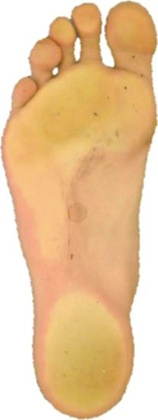
%> input picture FootPower/PK_06_11_2012_li.jpg, 158 x 420 px, shrunk from 207 x 550 before the run
$ octave Analyze_Feet.m   (GNU Octave 9; MATLAB toolbox functions it lacks are replaced by stand-ins)
%> lines starting %> are read from the running program, lines starting %| are printed output that depends on the picture; in (x1, y1, x2, y2) boxes, pixels count from 0 and x2, y2 are one past the last pixel; in counts of white or black regions, pixels touching at a corner belong together; the program's own positions count from 1
close all
clear all
clc
%% flags for plots
plot_original=true;
plot_redchannel=true;
plot_greenchannel=true;
plot_bluechannel=true;
plot_rawmask_original=true;
plot_rawmask_white=true;
plot_finemask=true;
plot_contour=true;
plot_histogram=true;
plot_red_hist=true;
plot_green_hist=true;
plot_blue_hist=true;
plot_rawpressure=true;
plot_finepressure=true;
plot_diffpressmasks=true;
plot_netpressmasks=true;
plot_netpressure=true;

find_toeline=false; % better leave this on "false", procedure not yet developed
net_classification=true;
nfig=0;

%% load image data
filename='PK_06_11_2012_li.jpg';
%filename='10-253-R.jpg';
%filename='10-258-L.jpg';

p=imread(filename);
%> p is the input picture: size 420x158x3 uint8; mean R, G, B 232.4, 195.7, 151.7
if p(1,1,1)<100  %automatic detection of background color based on first pixel
    background=0;
else
    background=1;
end
pd=cast(p,'double')/255; % convert to double
ny=size(pd,1);
%> ny = 420
nx=size(pd,2);
%> nx = 158
%% add cw pixels on each side, necessary for contour
cw=2;   %contourwidth
if background==0
    plarge=zeros(ny+2*cw, nx+2*cw,3);
else
    plarge=ones(ny+2*cw, nx+2*cw,3);
end
plarge(cw+1:ny+cw,cw+1:nx+cw,1:3)=pd(:,:,:);
pd=plarge;
ny=size(pd,1);
%> ny = 424
nx=size(pd,2);
%> nx = 162
pblack=zeros(ny,nx,3);
footmask=pblack;

%% plot image
if plot_original
    nfig=nfig+1;
    figure(nfig);
    image(pd);
    axis equal;
    title('Orginial');
end

%% plot channels
if plot_redchannel
    nfig=nfig+1;
    figure(nfig);
    plotmask=pblack;
    plotmask(:,:,1)=1;
    image(pd.*plotmask);
    axis equal
    title('Red Channel');
end
if plot_greenchannel
    nfig=nfig+1;
    figure(nfig);
    plotmask=pblack;
    plotmask(:,:,2)=1;
    image(pd.*plotmask);
    axis equal
    title('Green Channel');
end
if plot_bluechannel
    nfig=nfig+1;
    figure(nfig);
    plotmask=pblack;
    plotmask(:,:,3)=1;
    image(pd.*plotmask);
    axis equal
    title('Blue Channel');
end

%% footmask
footmask=pblack;

if background==1       % if background is white
    thresh=[0.95 0.95 0.95];
    for x=1:nx
        for y=1:ny
            if min([pd(y,x,1)-thresh(1) pd(y,x,2)-thresh(2) pd(y,x,3)-thresh(3)])<0
                footmask(y,x,:)=1;
            end
        end
    end
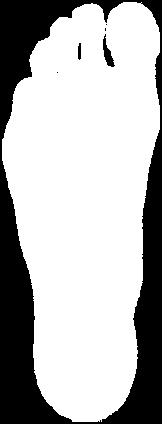
%> footmask: size 424x162x3 double; values 0 (black) and 1 (white), 71.1% white; 6 black regions (3 under 20 px), largest, box (x1, y1, x2, y2) and area: (0, 0, 162, 424) 19652, (103, 34, 115, 67) 166, (78, 43, 81, 60) 46
else                    % if background is black
    thresh=[0.05 0.05 0.05];
    for x=1:nx
        for y=1:ny
            if max([pd(y,x,1)-thresh(1) pd(y,x,2)-thresh(2) pd(y,x,3)-thresh(3)])>0
                footmask(y,x,:)=1;
            end
        end
    end
end


if plot_rawmask_white
    nfig=nfig+1;
    figure(nfig);
    image(footmask);
    axis equal
    title('Foot Mask_White');
end


%% contour

contourmask=pblack;
footmask2=footmask;
clrdist=zeros(256,3);
intclrdist=clrdist;
footpixcount=0;

offratio=0.2;   %% ratio of off-foot-pixels in neigboorhood in order to change to background
ncrit=round((1-offratio)*(2*cw+1)^2);    %% how many pixels need to be on foot;

for y=cw+1:ny-cw
    for x=cw+1:nx-cw
        if background % apply correction only to white background
            nfootpixel=sum(sum(footmask(y-cw:y+cw, x-cw:x+cw,1))); %% how many pixel in array are on foot
            if nfootpixel<=ncrit
                footmask2(y,x,1:3)=0;
            else
                footmask2(y,x,1:3)=1;
            end
        end
        % do counts to prepare histogramm
        if footmask2(y,x,1)
            footpixcount=footpixcount+1;
            clrdist(p(y-cw,x-cw,1)+1,1)=clrdist(p(y-cw,x-cw,1)+1,1)+1;
            clrdist(p(y-cw,x-cw,2)+1,2)=clrdist(p(y-cw,x-cw,2)+1,2)+1;
            clrdist(p(y-cw,x-cw,3)+1,3)=clrdist(p(y-cw,x-cw,3)+1,3)+1;
        end
    end
    contleft=find(footmask2(y,:,1),1,'first');
    contright=find(footmask2(y,:,1),1,'last');
    contourmask(y,contleft,1:3)=1;
    contourmask(y,contright,1:3)=1;
end
%> this loop made 420 passes
%> (contleft, contright) on passes 3 to 5: (123, 139), (90, 142), (84, 143)
%> contourmask: size 424x162x3 double; values 0 (black) and 1 (white), 1.2% white in thin lines or dots
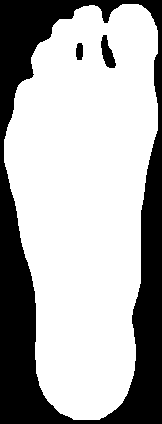
%> footmask2: size 424x162x3 double; values 0 (black) and 1 (white), 68.4% white; 3 black regions, box (x1, y1, x2, y2) and area: (0, 0, 162, 424) 21327, (101, 35, 116, 68) 278, (76, 43, 83, 60) 105
%> after the loop, clrdist = 256 rows, first 12: [0 0 0; 0 0 0; 0 0 0; 0 0 0; 0 0 0; 0 0 0; 0 0 0; 0 0 0; 0 0 0; 0 0 0; 0 0 0; 0 0 0]; footpixcount = 46978; nfootpixel = 0

for x=1:nx     % add horizontal lines in contour
    conttop=find(footmask2(:,x,1),1,'first');
    contbottom=find(footmask2(:,x,1),1,'last');
    contourmask(conttop,x,1:3)=1;
    contourmask(contbottom,x,1:3)=1;
end
%> this loop made 162 passes
%> (conttop, contbottom) on passes 5 to 7: (140, 163), (137, 167), (132, 170)
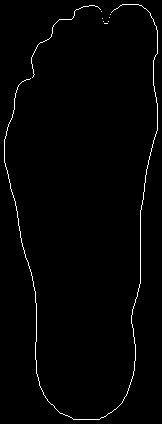
%> contourmask: size 424x162x3 double; values 0 (black) and 1 (white), 1.4% white in thin lines or dots

intclrdist(1,:)=clrdist(1,:);
for idx=2:256
    intclrdist(idx,:)=intclrdist(idx-1,:)+clrdist(idx,:);  % integrate colour distribution
end
%> after the loop, intclrdist has the same summary as clrdist

%% plot what we have so far
if plot_rawmask_original
    nfig=nfig+1;
    figure(nfig);
    image(footmask2);
    axis equal
    title('Foot Mask');
end

if plot_finemask
    nfig=nfig+1;
    figure(nfig);
    image(footmask2.*pd);
    axis equal
    title('Foot Mask corrected');
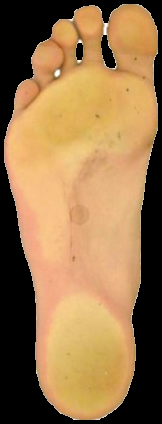
%> displayed picture: size 424x162x3, on the screen's scale of 0 to 255; mean R, G, B 153.1, 117.9, 76.1
end

if plot_contour
    nfig=nfig+1;
    figure(nfig);
    image(contourmask);
    axis equal
    title('Contour');
end

%% find max_width

w=zeros(ny,1);
for y=1:ny
    onidx=find(footmask2(y,1:nx,1));
    if size(onidx,2)==0
        w(y)=0;
    else
        w(y)=max(onidx)-min(onidx);
    end
end
%> after the loop, w = 424 values, max 150 at index 128, min 0 at index 1, mean 111.2
[maxw maxwidx]=max(w);
%> maxw = 150; maxwidx = 128
hold on
lineleft=find(footmask2(maxwidx,1:nx),1,'first');
%> lineleft = 8
line([lineleft lineleft+w(maxwidx)],[maxwidx maxwidx],'Color','r');
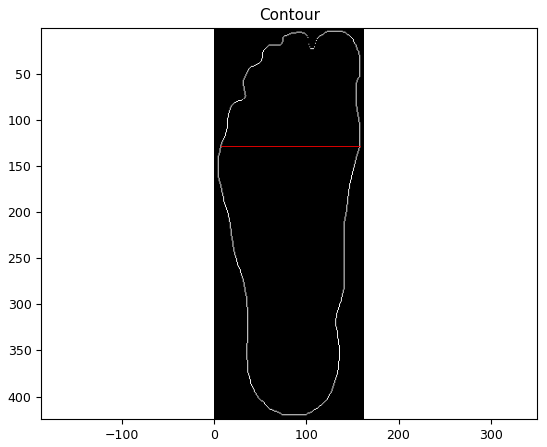
%> figure redrawn from the program's plot data


%% find toeline  (just an example for further analyses, not perfect yet, needs to be improved)
if find_toeline
    intensity=zeros(1,maxwidx);
    vert_intensity_fit=zeros(nx,maxwidx);
    yvalid=vert_intensity_fit;
    xvalid=zeros(1,nx);
    orgyidx=vert_intensity_fit;
    xcount=0;
    yidx=zeros(1,nx);
    firstpix=zeros(1,nx);
    npix_valid=30;

    for x=1:nx
        pixcount=0;
        firstpix(x)=1;
        for y=1:maxwidx
            if footmask2(y,x,1)  % only consider pixels on foot
                pixcount=pixcount+1;
                yvalid(x,pixcount)=y;
                intensity(x,pixcount)=sum(pd(y,x,1:3));
                orgyidx(x,pixcount)=y;
            else
                firstpix(x)=firstpix(x)+1;
            end
        end
        if pixcount>npix_valid  % make sure that sufficient pixels are on foot in that vertical line
            intensity(x,1:pixcount)=smooth(intensity(x,1:pixcount));
            [dummy,idx]=min(intensity(x,1:pixcount),[],'omitnan');
            yidx(x)=idx+firstpix(x);
        else
            yidx(x)=NaN;
        end
    end
    %coeff=polyfit(xvalid(1:xcount),yidx(1:xcount),2);
    plot(1:nx,yidx,'+');
    %plot(polyval(coeff,xvalid(1:xcount)),'Color', [1 0 1], 'LineWidth',2);

    nfig=nfig+1;
    figure(nfig);
    hold on
    surf(1:maxwidx,1:nx,vert_intensity_fit);
%     for x=1:xcount
%         plot3(yidx(x),xvalid(x),vert_intensity_fit(xvalid(x),yidx(x)),'*');
%     end
    view(30,40);
end


%% plot histogram
if plot_histogram
    nfig=nfig+1;
    figure(nfig);
    hold on
    if plot_red_hist plot(clrdist(:,1),'r'); end;
    if plot_green_hist plot(clrdist(:,2),'g'); end;
    if plot_blue_hist plot(clrdist(:,3),'b'); end;
    title('Histogram of Pixel-Colours on Foot');
end
%% parameters for pressure detection algortihm

close_to_min=0.7;       % range ]0,1], how much of the interval green_max to green_min is used for first estimate
confidence_level=0.95;  % confidence level for classification, based on posterior_estimate of classify
reclassify=true;        % should raw classification be overruled

%% find two green peaks
if background
    offset=1;
else
    offset=20;
end
median=find(intclrdist(:,2)>footpixcount/2,1,'first');
%> median = 176
[maxn1 maxidx1]=max(clrdist(offset:median,2));  % starts from offset to suppress dark pixels from black background feet
%> maxn1 = 1352; maxidx1 = 176
max1idx=maxidx1+offset-1;
%> max1idx = 176
[maxn2 maxidx2]=max(clrdist(median:256,2));
%> maxn2 = 1629; maxidx2 = 4
maxidx2=maxidx2+median-1;
%> maxidx2 = 179
[minn minidx]=min(clrdist(maxidx1:maxidx2,2));
%> minn = 1340; minidx = 2
minidx=minidx+maxidx1-1;
%> minidx = 177

line([maxidx1 maxidx1],[0 maxn1],'Color', [0.5 0.5 0.5]);
line([maxidx2 maxidx2],[0 maxn2],'Color', [0.5 0.5 0.5]);
line([minidx minidx],[0 minn],'Color', [0.5 0.5 0.5]);

%% define range around peaks

range1=round(close_to_min*(minidx-maxidx1));
%> range1 = 1
range2=round(close_to_min*(maxidx2-minidx));
%> range2 = 1

line([maxidx1+range1 maxidx1+range1],[0 clrdist(maxidx1+range1,2)],'Color', [0.7 0.7 0.7], 'LineStyle','--');
line([maxidx2+range2 maxidx2+range2],[0 clrdist(maxidx2+range2,2)],'Color', [0.7 0.7 0.7], 'LineStyle','--');
line([maxidx1-range1 maxidx1-range1],[0 clrdist(maxidx1-range1,2)],'Color', [0.7 0.7 0.7], 'LineStyle','--');
line([maxidx2-range2 maxidx2-range2],[0 clrdist(maxidx2-range2,2)],'Color', [0.7 0.7 0.7], 'LineStyle','--');
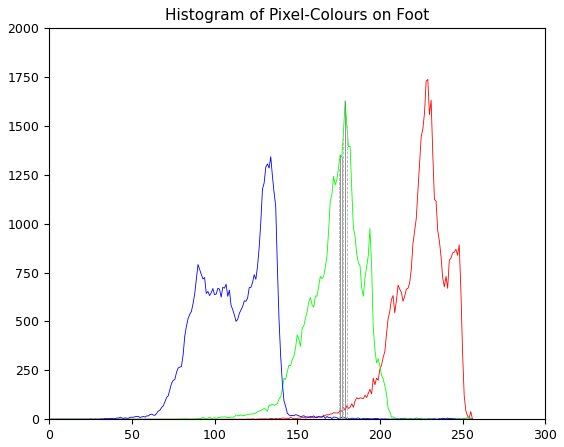
%> figure redrawn from the program's plot data; curve peaks at x = 229, y = 1737; curve peaks at x = 179, y = 1629; curve peaks at x = 134, y = 1342

%transfer limits to 0 to 1 range as required for arrays of type 'double'
lower=(maxidx1+range1)/256;
%> lower = 0.691
lowerleft=(maxidx1-range1)/256;
%> lowerleft = 0.684
upper=(maxidx2-range2)/256;
%> upper = 0.695
upperright=(maxidx2+range2)/256;
%> upperright = 0.703

%% first estimate of pressure areas

rawpressmask=pblack;

for x=1:nx
    for y=1:ny
        if footmask2(y,x,1)
            if pd(y,x,2)>lowerleft && pd(y,x,2)<lower
                rawpressmask(y,x,3)=1;
            elseif pd(y,x,2)>upper && pd(y,x,2)<upperright
                rawpressmask(y,x,1)=1;
            else
                rawpressmask(y,x,2)=1;
            end
        end
    end
end
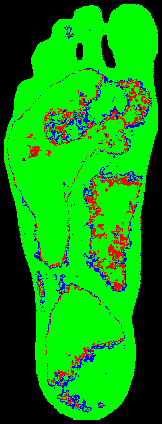
%> rawpressmask: size 424x162x3 double; mean R, G, B 0.0456, 0.599, 0.0392
if plot_rawpressure
    nfig=nfig+1;
    figure(nfig);
    image (rawpressmask);
    axis equal
    title ('Pressured Areas (Raw)');
end

%% classification
c=zeros(nx*ny,3);
t=c;
tgroup=zeros(nx*ny,1);
cx=zeros(nx*ny,1);
cy=cx;
ccount=0;
tcount=0;

for x=1:nx
    for y=1:ny
        if footmask(y,x,1)                      % if pixel is on foot
            if rawpressmask(y,x,2)              % if pixel classification is unclear
                ccount=ccount+1;
                c(ccount,1:3)=pd(y,x,1:3);      % add to pixels requiring classification
                cx(ccount)=x;                   % save x-position of pixel
                cy(ccount)=y;                   % save y-position of pixel
            elseif rawpressmask(y,x,3)|| rawpressmask(y,x,1)
                tcount=tcount+1;
                t(tcount,1:3)=pd(y,x,1:3);      % add to pixels used for training
                if rawpressmask(y,x,3)
                    tgroup(tcount)=0;           % no pressure
                else
                    tgroup(tcount)=1;           % pressure
                end
                if reclassify                   % allow correction of raw classification
                    ccount=ccount+1;
                    c(ccount,1:3)=pd(y,x,1:3);
                    cx(ccount)=x;
                    cy(ccount)=y;
                end
            end
        end
    end
end
%> after the loop, ccount = 46972; tcount = 5824

 % perform classification
%> (the run ends here)

$ run again, with FootPower/10-253-R.jpg copied over FootPower/PK_06_11_2012_li.jpg
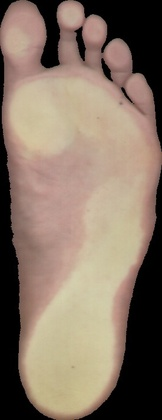
%> input picture FootPower/10-253-R.jpg, 162 x 420 px, shrunk from 275 x 715 before the run
%> p is the input picture: size 420x162x3 uint8; mean R, G, B 135.1, 117.4, 102
%> after the loop `for x=1:nx`:
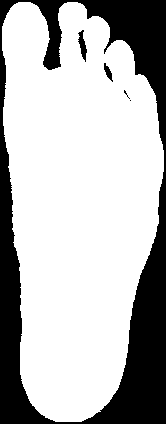
%> footmask: size 424x166x3 double; values 0 (black) and 1 (white), 72.2% white; 5 black regions (2 under 20 px), largest, box (x1, y1, x2, y2) and area: (0, 0, 166, 424) 19331, (78, 30, 87, 62) 142, (104, 63, 113, 82) 76
%> the loop `for y=cw+1:ny-cw` made 420 passes
%> (contleft, contright) on passes 1 to 3: (19, 78), (17, 81), (15, 83)
%> after the loop `for y=cw+1:ny-cw`: clrdist = 256 rows, first 12: [0 17 38; 0 5 13; 0 7 15; 0 8 19; 0 21 24; 0 20 20; 0 21 20; 0 19 23; 0 20 18; 0 20 25; 0 16 31; 0 20 14]; footpixcount = 50822
%> the loop `for x=1:nx` made 166 passes
%> (conttop, contbottom) on passes 3 to 5: (27, 51), (24, 126), (21, 137)
%> after the loop `for idx=2:256`: intclrdist = 256 rows, first 12: [0 17 38; 0 22 51; 0 29 66; 0 37 85; 0 58 109; 0 78 129; 0 99 149; 0 118 172; 0 138 190; 0 158 215; 0 174 246; 0 194 260]
%> after the loop `for y=1:ny`: w = 424 values, max 156 at index 142, min 0 at index 1, mean 121.9
%> maxw = 156; maxwidx = 142
%> lineleft = 6
%> median = 166
%> maxn1 = 593; maxidx1 = 136
%> max1idx = 155
%> `[maxn2 maxidx2]=max(clrdist(median:256,2));`: maxn2 = 1060; maxidx2 = 25
%> `maxidx2=maxidx2+median-1;`: maxidx2 = 190
%> `[minn minidx]=min(clrdist(maxidx1:maxidx2,2));`: minn = 319; minidx = 41
%> `minidx=minidx+maxidx1-1;`: minidx = 176
%> range1 = 28
%> range2 = 10
%> lower = 0.641
%> lowerleft = 0.422
%> upper = 0.703
%> upperright = 0.781
%> after the loop `for x=1:nx`:
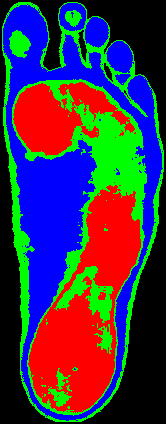
%> rawpressmask: size 424x166x3 double; mean R, G, B 0.234, 0.205, 0.282
%> after the loop `for x=1:nx`: ccount = 50822; tcount = 36364

$ run again, with FootPower/10-258-L.jpg copied over FootPower/PK_06_11_2012_li.jpg
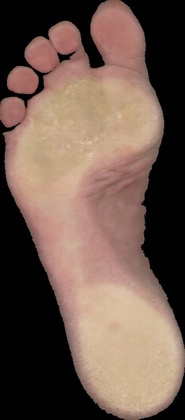
%> input picture FootPower/10-258-L.jpg, 185 x 420 px, shrunk from 348 x 790 before the run
%> p is the input picture: size 420x185x3 uint8; mean R, G, B 112.7, 90.3, 78.9
%> after the loop `for x=1:nx`:
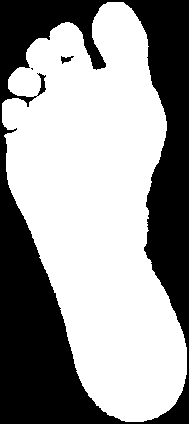
%> footmask: size 424x189x3 double; values 0 (black) and 1 (white), 60.6% white; 3 black regions (1 under 20 px), largest, box (x1, y1, x2, y2) and area: (0, 0, 189, 424) 31482, (61, 56, 74, 64) 54
%> the loop `for y=cw+1:ny-cw` made 420 passes
%> (contleft, contright) on passes 1 to 3: (108, 124), (107, 125), (104, 126)
%> after the loop `for y=cw+1:ny-cw`: clrdist = 256 rows, first 12: [0 55 73; 0 7 16; 0 11 21; 0 16 14; 0 18 29; 0 12 23; 0 16 26; 0 31 14; 0 14 20; 0 31 24; 0 23 15; 0 21 20]; footpixcount = 48597
%> the loop `for x=1:nx` made 189 passes
%> (conttop, contbottom) on passes 3 to 5: (104, 123), (103, 125), (102, 137)
%> after the loop `for idx=2:256`: intclrdist = 256 rows, first 12: [0 55 73; 0 62 89; 0 73 110; 0 89 124; 0 107 153; 0 119 176; 0 135 202; 0 166 216; 0 180 236; 0 211 260; 0 234 275; 0 255 295]
%> after the loop `for y=1:ny`: w = 424 values, max 164 at index 122, min 0 at index 1, mean 115.5
%> maxw = 164; maxwidx = 122
%> lineleft = 3
%> median = 154
%> maxn1 = 613; maxidx1 = 98
%> max1idx = 117
%> `[maxn2 maxidx2]=max(clrdist(median:256,2));`: maxn2 = 881; maxidx2 = 13
%> `maxidx2=maxidx2+median-1;`: maxidx2 = 166
%> `[minn minidx]=min(clrdist(maxidx1:maxidx2,2));`: minn = 241; minidx = 38
%> `minidx=minidx+maxidx1-1;`: minidx = 135
%> range1 = 26
%> range2 = 22
%> lower = 0.484
%> lowerleft = 0.281
%> upper = 0.562
%> upperright = 0.734
%> after the loop `for x=1:nx`:
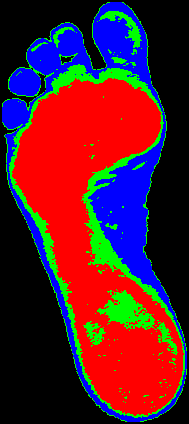
%> rawpressmask: size 424x189x3 double; mean R, G, B 0.323, 0.113, 0.17
%> after the loop `for x=1:nx`: ccount = 48597; tcount = 39515
